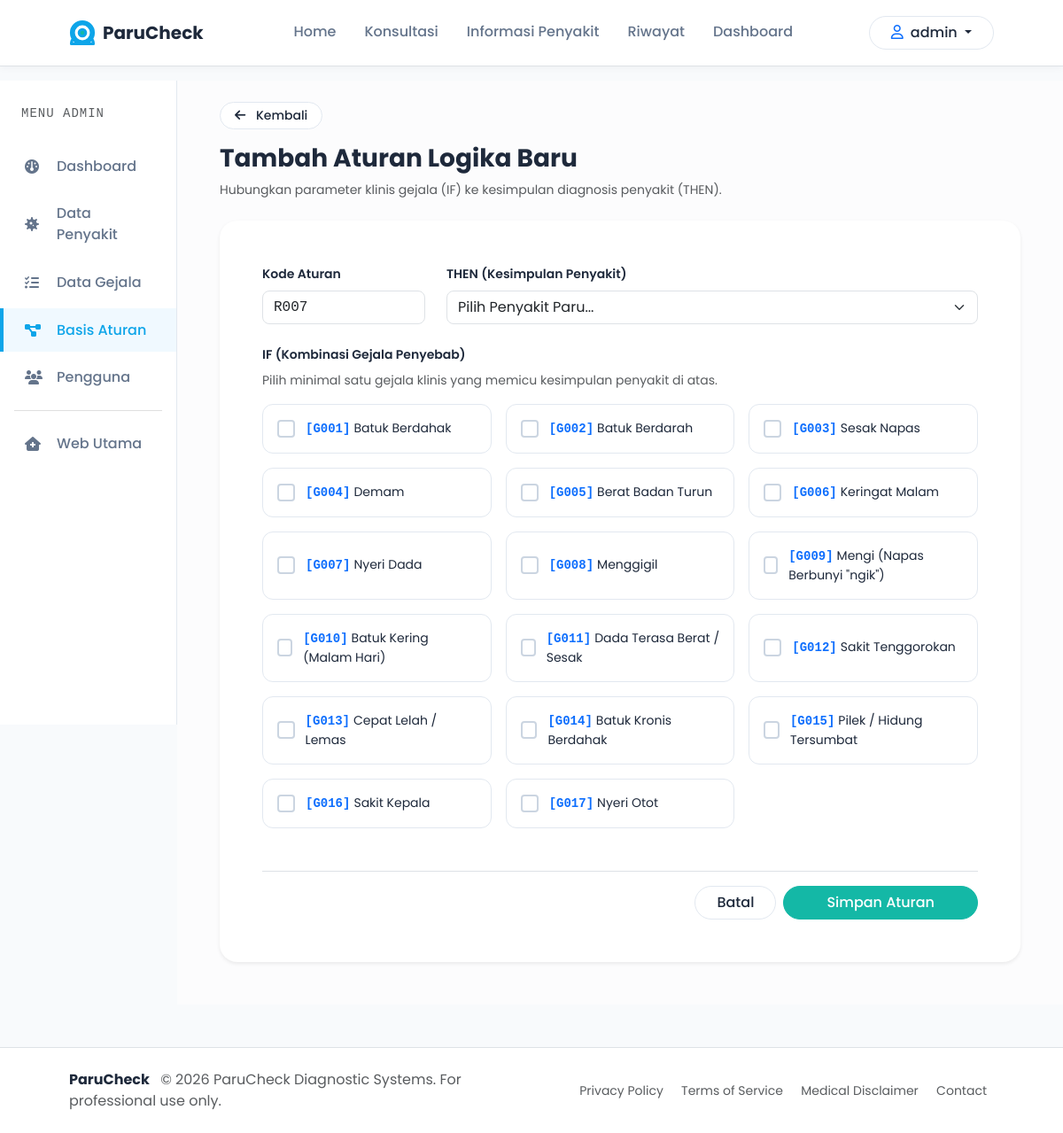
/admin/rule/add (signed in), run on the app's committed database.
### models/__init__.py (models this page shows, shortened)
class User(db.Model, UserMixin):
    __tablename__ = 'user'
    id = db.Column(db.Integer, primary_key=True)
    username = db.Column(db.String(150), unique=True, nullable=False)
    email = db.Column(db.String(150), unique=True, nullable=False)
    password_hash = db.Column(db.String(256), nullable=False)
    role = db.Column(db.String(50), default='patient')  # 'admin' or 'patient'
    status = db.Column(db.String(50), default='active')  # 'active' or 'inactive'
    created_at = db.Column(db.DateTime, default=datetime.utcnow)
    diagnoses = db.relationship('DiagnosisHistory', backref='user', lazy=True)

class Symptom(db.Model):
    __tablename__ = 'symptom'
    id = db.Column(db.Integer, primary_key=True)
    code = db.Column(db.String(50), unique=True, nullable=False)  # e.g., G001
    name = db.Column(db.String(255), nullable=False)
    category = db.Column(db.String(100), nullable=True)  # e.g., 'Umum', 'Pernapasan'
    created_at = db.Column(db.DateTime, default=datetime.utcnow)

### routes/admin.py (the view, shortened to what this page needs)
@admin_bp.route('/rule/add', methods=['GET', 'POST'])
@login_required
@admin_required
def rule_add():
    diseases = Disease.query.order_by(Disease.name.asc()).all()
    symptoms = Symptom.query.order_by(Symptom.code.asc()).all()
    last = Rule.query.order_by(Rule.code.desc()).first()
    next_code = "R001"
    if last and last.code.startswith('R'):
        try:
            num = int(last.code[1:]) + 1
            next_code = f"R{num:03d}"
        except ValueError:
            pass
    return render_template('admin/rules/form.html', action='Tambah', next_code=next_code, diseases=diseases, symptoms=symptoms)

### routes/admin.py (called while the page is built)
def admin_required(f):
    @wraps(f)
    def decorated_function(*args, **kwargs):
        if not current_user.is_authenticated or current_user.role != 'admin':
            flash('Akses ditolak. Halaman ini hanya untuk administrator.', 'danger')
            return redirect(url_for('main.home'))
        return f(*args, **kwargs)
    return decorated_function

### templates/admin/rules/form.html (shortened to what this page needs)
{% extends "base.html" %}
{% block content %}
<div class="container-fluid px-0">
    <div class="row g-0">
        <div class="col-lg-2">
            <div class="admin-sidebar py-4">
                <div class="px-4 mb-4">
                    <span class="text-uppercase font-monospace text-muted small" style="letter-spacing:1px;">MENU ADMIN</span>
                </div>
                <nav class="d-flex flex-column gap-1">
                    <a href="{{ url_for('admin.dashboard') }}" class="sidebar-link">
                        <i class="fa-solid fa-gauge me-3"></i> Dashboard
                    </a>
                    <a href="{{ url_for('admin.diseases') }}" class="sidebar-link">
                        <i class="fa-solid fa-virus me-3"></i> Data Penyakit
                    </a>
                    <a href="{{ url_for('admin.symptoms') }}" class="sidebar-link">
                        <i class="fa-solid fa-list-check me-3"></i> Data Gejala
                    </a>
                    <a href="{{ url_for('admin.rules') }}" class="sidebar-link active">
                        <i class="fa-solid fa-diagram-project me-3"></i> Basis Aturan
                    </a>
                    <a href="{{ url_for('admin.users') }}" class="sidebar-link">
                        <i class="fa-solid fa-users me-3"></i> Pengguna
                    </a>
                    <hr class="mx-3 my-2 text-black-50">
                    <a href="{{ url_for('main.home') }}" class="sidebar-link">
                        <i class="fa-solid fa-house-medical me-3"></i> Web Utama
                    </a>
                </nav>
            </div>
        </div>
        <div class="col-lg-10 bg-light-subtle px-4 px-md-5 py-4">
            <div class="mb-4">
                <a href="{{ url_for('admin.rules') }}" class="btn btn-outline-slate btn-sm rounded-pill px-3 mb-3">
                    <i class="fa-solid fa-arrow-left me-2"></i> Kembali
                </a>
                <h3 class="fw-bold text-slate">{{ action }} Aturan Logika Baru</h3>
                <p class="text-muted small">Hubungkan parameter klinis gejala (IF) ke kesimpulan diagnosis penyakit (THEN).</p>
            </div>
            <div class="card card-modern border-0 shadow-sm p-4 p-md-5 mb-4">
                <form method="POST" action="{% if rule %}{{ url_for('admin.rule_edit', id=rule.id) }}{% else %}{{ url_for('admin.rule_add') }}{% endif %}">
                    <div class="row g-4">
                        <div class="col-md-3">
                            <label for="code" class="form-label fw-semibold text-slate small">Kode Aturan</label>
                            <input type="text" class="form-control rounded-3 font-monospace" id="code" name="code"
                                   value="{% if rule %}{{ rule.code }}{% else %}{{ next_code }}{% endif %}"
                                   required placeholder="Contoh: R001">
                        </div>
                        <div class="col-md-9">
                            <label for="disease_id" class="form-label fw-semibold text-slate small">THEN (Kesimpulan Penyakit)</label>
                            <select class="form-select rounded-3 fs-6" id="disease_id" name="disease_id" required>
                                <option value="" disabled selected>Pilih Penyakit Paru...</option>
                            </select>
                        </div>
                        <div class="col-12 mt-4">
                            <label class="form-label fw-semibold text-slate d-block mb-2 small">IF (Kombinasi Gejala Penyebab)</label>
                            <span class="text-muted small d-block mb-3">Pilih minimal satu gejala klinis yang memicu kesimpulan penyakit di atas.</span>
                            <div class="row g-3">
                                {% for s in symptoms %}
                                    <div class="col-md-6 col-lg-4">
                                        <div class="symptom-card-check h-100 {% if rule_symptom_ids and s.id in rule_symptom_ids %}selected-active{% endif %}">
                                            <div class="checkmark"></div>
                                            <span class="symptom-name-text text-slate small">
                                                <strong class="font-monospace text-primary me-1">[{{ s.code }}]</strong>{{ s.name }}
                                            </span>
                                        </div>
                                    </div>
                                {% endfor %}
                            </div>
                        </div>
                    </div>
                    <div class="d-flex justify-content-end gap-2 mt-5 pt-3 border-top">
                        <a href="{{ url_for('admin.rules') }}" class="btn btn-outline-slate rounded-pill px-4">Batal</a>
                        <button type="submit" class="btn btn-teal rounded-pill px-5">Simpan Aturan</button>
                    </div>
                </form>
            </div>
        </div>
    </div>
</div>
{% endblock %}

### templates/base.html (shortened to what this page needs)
<!DOCTYPE html>
<html lang="id">
<head>
    <link href="https://cdn.jsdelivr.net/npm/bootstrap@5.3.2/dist/css/bootstrap.min.css" rel="stylesheet">
    <link rel="stylesheet" href="https://cdnjs.cloudflare.com/ajax/libs/font-awesome/6.4.2/css/all.min.css">
    <link rel="stylesheet" href="{{ url_for('static', filename='css/style.css') }}">
</head>
<body>
    <nav class="navbar navbar-expand-lg navbar-light bg-white border-bottom py-3 sticky-top">
        <div class="container px-md-5">
            <a class="navbar-brand d-flex align-items-center" href="{{ url_for('main.home') }}">
                <span class="logo-text fw-bold text-slate">ParuCheck</span>
            </a>
            <div class="collapse navbar-collapse" id="navbarNav">
                <ul class="navbar-nav mx-auto">
                    <li class="nav-item px-2">
                        <a class="nav-link {% if request.path == '/' %}active-link{% endif %}" href="{{ url_for('main.home') }}">Home</a>
                    </li>
                    <li class="nav-item px-2">
                        <a class="nav-link {% if request.path == '/consultation' %}active-link{% endif %}" href="{{ url_for('main.consultation') }}">Konsultasi</a>
                    </li>
                    <li class="nav-item px-2">
                        <a class="nav-link {% if request.path == '/diseases' %}active-link{% endif %}" href="{{ url_for('main.diseases') }}">Informasi Penyakit</a>
                    </li>
                    {% if current_user.is_authenticated %}
                    <li class="nav-item px-2">
                        <a class="nav-link {% if request.path == '/history' %}active-link{% endif %}" href="{{ url_for('main.history') }}">Riwayat</a>
                    </li>
                    {% if current_user.role == 'admin' %}
                    <li class="nav-item px-2">
                        <a class="nav-link" href="{{ url_for('admin.dashboard') }}">Dashboard</a>
                    </li>
                    {% endif %}
                    {% endif %}
                </ul>
                <div class="d-flex align-items-center">
                    {% if current_user.is_authenticated %}
                        <div class="dropdown">
                            <button class="btn btn-outline-slate dropdown-toggle rounded-pill px-4" type="button" id="userDropdown" data-bs-toggle="dropdown" aria-expanded="false">
                                <i class="fa-regular fa-user me-2 text-primary"></i>{{ current_user.username }}
                            </button>
                        </div>
                    {% else %}
                        <a href="{{ url_for('auth.login') }}" class="btn btn-teal rounded-pill px-4 shadow-sm text-white">Sign In</a>
                    {% endif %}
                </div>
            </div>
        </div>
    </nav>
    <main class="min-vh-100 pb-5">
        {% block content %}{% endblock %}
    </main>
    <footer class="bg-white border-top py-4 mt-auto">
        <div class="container px-md-5">
            <div class="row align-items-center justify-content-between text-center text-md-start">
                <div class="col-md-6 mb-3 mb-md-0">
                    <span class="fw-bold text-slate">ParuCheck</span>
                    <span class="text-muted ms-2">© 2026 ParuCheck Diagnostic Systems. For professional use only.</span>
                </div>
                <div class="col-md-6 text-md-end">
                    <a href="#" class="text-muted text-decoration-none mx-2 small">Privacy Policy</a>
                    <a href="#" class="text-muted text-decoration-none mx-2 small">Terms of Service</a>
                    <a href="#" class="text-muted text-decoration-none mx-2 small">Medical Disclaimer</a>
                    <a href="#" class="text-muted text-decoration-none mx-2 small">Contact</a>
                </div>
            </div>
        </div>
    </footer>
</body>
</html>

### static/css/style.css (style rules this page uses)
:root { --primary: #0EA5E9; --primary-hover: #0284C7; --secondary: #14B8A6; --secondary-hover: #0D9488; --background: #F8FAFC; --text-dark: #1E293B; --text-muted: #64748B; --white: #FFFFFF; --success: #22C55E; --warning: #F59E0B; --danger: #EF4444; --font-sans: 'Poppins', sans-serif; --shadow-sm: 0 2px 8px rgba(15, 23, 42, 0.04); --shadow-md: 0 8px 24px rgba(15, 23, 42, 0.06); --shadow-lg: 0 16px 32px rgba(15, 23, 42, 0.08); }
body { font-family: var(--font-sans); background-color: var(--background); color: var(--text-dark); overflow-x: hidden; display: flex; flex-direction: column; min-vh-100: 100vh; }
h1, h2, h3, h4, h5, h6 { font-weight: 600; color: #0F172A; }
.text-slate { color: var(--text-dark); }
.navbar { box-shadow: var(--shadow-sm); }
.nav-link { color: var(--text-muted); font-weight: 500; transition: all 0.2s ease-in-out; border-bottom: 2px solid transparent; }
.btn-teal { background-color: var(--secondary); border-color: var(--secondary); color: var(--white); font-weight: 500; transition: all 0.2s ease-in-out; }
.btn-outline-slate { color: var(--text-dark); border-color: #E2E8F0; font-weight: 500; background-color: var(--white); transition: all 0.2s ease; }
.card-modern { background: var(--white); border: 1px solid rgba(226, 232, 240, 0.8); border-radius: 1.25rem; box-shadow: var(--shadow-sm); transition: all 0.3s cubic-bezier(0.4, 0, 0.2, 1); }
.symptom-card-check { position: relative; cursor: pointer; background: var(--white); border: 1px solid #E2E8F0; border-radius: 0.75rem; padding: 1rem; display: flex; align-items: center; transition: all 0.2s ease; user-select: none; }
.symptom-card-check .checkmark { width: 20px; height: 20px; border: 2px solid #CBD5E1; border-radius: 4px; margin-right: 12px; display: flex; align-items: center; justify-content: center; transition: all 0.2s ease; }
.admin-sidebar { background-color: var(--white); border-right: 1px solid #E2E8F0; min-height: calc(100vh - 73px); }
.sidebar-link { display: flex; align-items: center; padding: 0.8rem 1.5rem; color: var(--text-muted); text-decoration: none; font-weight: 500; border-left: 4px solid transparent; transition: all 0.2s ease; }
.sidebar-link.active { background-color: #F0F9FF; color: var(--primary); border-left-color: var(--primary); }
.sidebar-link i { width: 20px; }

### data on the page
User: username "admin"
Symptom: code "G001", name "Batuk Berdahak"
Symptom: code "G002", name "Batuk Berdarah"
Symptom: code "G003", name "Sesak Napas"
Symptom: code "G004", name "Demam"
Symptom: code "G005", name "Berat Badan Turun"
Symptom: code "G006", name "Keringat Malam"
Symptom: code "G007", name "Nyeri Dada"
Symptom: code "G008", name "Menggigil"
Symptom: code "G009", name "Mengi (Napas Berbunyi \"ngik\")"
Symptom: code "G010", name "Batuk Kering (Malam Hari)"
Symptom: code "G011", name "Dada Terasa Berat / Sesak"
Symptom: code "G012", name "Sakit Tenggorokan"
Symptom: code "G013", name "Cepat Lelah / Lemas"
Symptom: code "G014", name "Batuk Kronis Berdahak"
Symptom: code "G015", name "Pilek / Hidung Tersumbat"
Symptom: code "G016", name "Sakit Kepala"
Symptom: code "G017", name "Nyeri Otot"

### other printed values
{{ action }} "Tambah"
